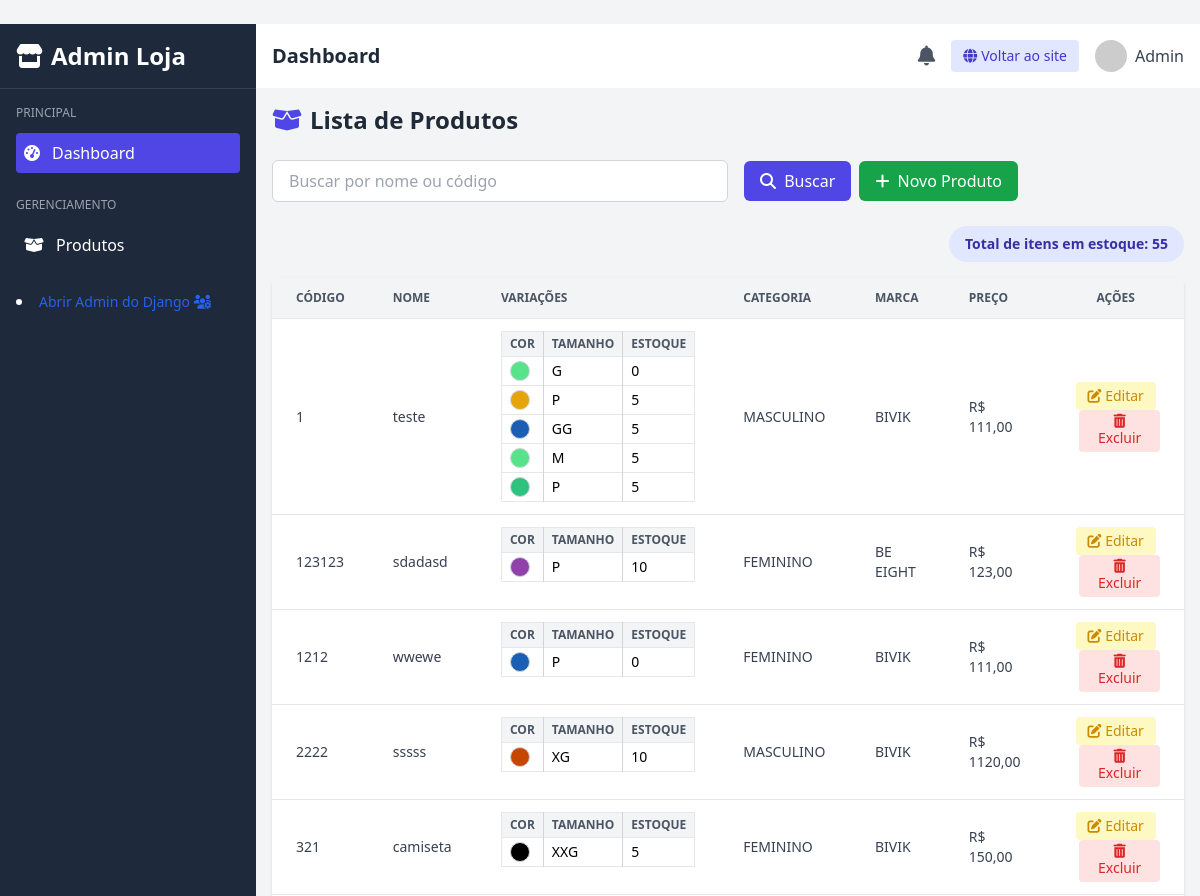
Screenshot of /administracao/produtos/ with the database file from the repository.
### produtos/models.py (models this page shows, shortened)
class Produto(models.Model):
    nome = models.CharField(max_length=200)
    codigo_interno = models.CharField(max_length=50, unique=True)
    descricao = models.TextField(blank=True)
    categoria = models.ForeignKey(
        Categoria, on_delete=models.SET_NULL, null=True, blank=True)
    marca = models.ForeignKey(
        Marca, on_delete=models.SET_NULL, null=True, blank=True)
    imagem_principal = models.ImageField(
        upload_to='produtos/', null=True, blank=True)
    valor_venda = models.DecimalField(max_digits=10, decimal_places=2)
    peso = models.DecimalField(
        max_digits=6, decimal_places=3, help_text="Em kg", default=0.0)
    altura = models.DecimalField(
        max_digits=6, decimal_places=2, help_text="Em cm", default=0.0)
    largura = models.DecimalField(
        max_digits=6, decimal_places=2, help_text="Em cm", default=0.0)
    ncm = models.CharField(max_length=10, blank=True, null=True)
    cest = models.CharField(max_length=10, blank=True, null=True)
    cfop = models.CharField(max_length=10, blank=True, null=True)
    desconto_maximo = models.DecimalField(
        max_digits=5, decimal_places=2, blank=True, null=True,
        help_text="Desconto máximo permitido (%)"
    )
    criado_em = models.DateTimeField(auto_now_add=True)
    atualizado_em = models.DateTimeField(auto_now=True)
    ativo = models.BooleanField(default=True)

class VariacaoProduto(models.Model):
    produto = models.ForeignKey(
        Produto, on_delete=models.CASCADE, related_name='variacoes')
    cor = models.CharField(max_length=7, blank=True)
    tamanho = models.CharField(max_length=3, blank=True)  # Texto livre
    estoque = models.PositiveIntegerField(default=0)
    imagem_cor = models.ImageField(
        upload_to='produtos/variacoes/', blank=True, null=True)

class Categoria(models.Model):
    nome = models.CharField(max_length=100)

class Marca(models.Model):
    nome = models.CharField(max_length=100)

### administracao/views.py (the view)
# urls.py: path('produtos/', views.lista_produtos, name='lista_produtos'),
def lista_produtos(request):
    busca = request.GET.get('q', '')
    produtos = Produto.objects.all()
    if busca:
        produtos = produtos.filter(nome__icontains=busca)
    total_estoque = sum([
        sum([v.estoque for v in produto.variacoes.all()])
        for produto in produtos
    ])
    from django.core.paginator import Paginator
    paginator = Paginator(produtos, 10)
    page = request.GET.get('page')
    produtos_paginados = paginator.get_page(page)
    return render(request, 'administracao/lista_produtos.html', {
        'produtos': produtos_paginados,
        'busca': busca,
        'total_estoque': total_estoque,
    })

### administracao/templates/administracao/lista_produtos.html (shortened to what this page needs)
﻿{% extends 'administracao/base_admin.html' %}
{% block content %}
<h1 class="text-2xl font-bold text-gray-800 mb-6 flex items-center">
    <i class="fas fa-box-open mr-2 text-indigo-600"></i>
    Lista de Produtos
</h1>
<form method="get" class="flex flex-col md:flex-row md:items-center gap-4 mb-6">
    <input type="text" name="q" placeholder="Buscar por nome ou código" value="{{ busca }}"
        class="w-full md:w-1/2 px-4 py-2 border border-gray-300 rounded-md focus:ring-2 focus:ring-indigo-500">
    <div class="flex gap-2">
        <button type="submit"
            class="bg-indigo-600 hover:bg-indigo-700 text-white px-4 py-2 rounded-md font-medium">
            <i class="fas fa-search mr-1"></i> Buscar
        </button>
        <a href="{% url 'administracao:cadastro_produto' %}"
            class="bg-green-600 hover:bg-green-700 text-white px-4 py-2 rounded-md font-medium">
            <i class="fas fa-plus mr-1"></i> Novo Produto
        </a>
    </div>
</form>
<div class="mb-4 text-right">
  <span class="inline-block bg-indigo-100 text-indigo-800 text-sm font-semibold px-4 py-2 rounded-full">
    Total de itens em estoque: {{ total_estoque }}
  </span>
</div>
<div class="overflow-x-auto bg-white shadow rounded-lg">
  <table class="min-w-full text-sm text-left table-auto">
    <thead class="bg-gray-100 text-gray-600 uppercase text-xs">
        <tr>
            <th class="px-6 py-3">Código</th>
            <th class="px-6 py-3">Nome</th>
            <th class="px-6 py-3">Variações</th>
            <th class="px-6 py-3">Categoria</th>
            <th class="px-6 py-3">Marca</th>
            <th class="px-6 py-3">Preço</th>
            <th class="px-6 py-3 text-center">Ações</th>
        </tr>
    </thead>
    <tbody class="text-gray-700">
        {% for produto in produtos %}
        <tr class="border-t hover:bg-gray-50 align-top">
            <td class="px-6 py-3 align-middle">{{ produto.codigo_interno }}</td>
            <td class="px-6 py-3 align-middle">{{ produto.nome }}</td>
            <td class="px-6 py-3">
                {% if produto.variacoes.all %}
                    <table class="min-w-full text-sm text-left border border-gray-200 rounded">
                        <thead class="bg-gray-100 text-gray-600 uppercase text-xs">
                            <tr>
                                <th class="px-2 py-1 border-r border-gray-300">Cor</th>
                                <th class="px-2 py-1 border-r border-gray-300">Tamanho</th>
                                <th class="px-2 py-1">Estoque</th>
                            </tr>
                        </thead>
                        <tbody>
                            {% for var in produto.variacoes.all %}
                            <tr class="border-t border-gray-200 hover:bg-gray-50">
                                <td class="px-2 py-1 border-r border-gray-300">
                                    <span class="inline-block w-5 h-5 rounded-full border border-gray-300" style="background-color: {{ var.cor }};"></span>
                                </td>
                                <td class="px-2 py-1 border-r border-gray-300">{{ var.tamanho|default:"-" }}</td>
                                <td class="px-2 py-1">{{ var.estoque }}</td>
                            </tr>
                            {% endfor %}
                        </tbody>
                    </table>
                {% else %}
                    <span class="italic text-gray-400">Sem variações cadastradas</span>
                {% endif %}
            </td>
            <td class="px-6 py-3 align-middle">{{ produto.categoria.nome }}</td>
            <td class="px-6 py-3 align-middle">{{ produto.marca.nome }}</td>
            <td class="px-6 py-3 align-middle">R$ {{ produto.valor_venda }}</td>
            <td class="px-6 py-3 text-center space-x-2 align-middle">
                <a href="{% url 'administracao:editar_produto' produto.id %}"
                   class="inline-block px-3 py-1 text-sm text-yellow-600 bg-yellow-100 rounded hover:bg-yellow-200">
                   <i class="fas fa-edit"></i> Editar
                </a>
                <a href="{% url 'administracao:excluir_produto' produto.id %}"
                   class="inline-block px-3 py-1 text-sm text-red-600 bg-red-100 rounded hover:bg-red-200"
                   onclick="return confirm('Tem certeza que deseja excluir este produto?');">
                   <i class="fas fa-trash-alt"></i> Excluir
                </a>
            </td>
        </tr>
        {% empty %}
        <tr>
            <td colspan="7" class="px-6 py-4 text-center text-gray-500">Nenhum produto encontrado.</td>
        </tr>
        {% endfor %}
    </tbody>
</table>
</div>
{% endblock %}

### rows the page displays
Produto: codigo_interno "1", nome "teste", categoria.nome "MASCULINO", marca.nome "BIVIK", valor_venda "111,00"
VariacaoProduto: tamanho "G", estoque "0"
VariacaoProduto: tamanho "P", estoque "5"
VariacaoProduto: tamanho "GG", estoque "5"
VariacaoProduto: tamanho "M", estoque "5"
VariacaoProduto: tamanho "P", estoque "5"
Produto: codigo_interno "123123", nome "sdadasd", categoria.nome "FEMININO", marca.nome "BE EIGHT", valor_venda "123,00"
VariacaoProduto: tamanho "P", estoque "10"
Produto: codigo_interno "1212", nome "wwewe", categoria.nome "FEMININO", marca.nome "BIVIK", valor_venda "111,00"
VariacaoProduto: tamanho "P", estoque "0"
Produto: codigo_interno "2222", nome "sssss", categoria.nome "MASCULINO", marca.nome "BIVIK", valor_venda "1120,00"
VariacaoProduto: tamanho "XG", estoque "10"
Produto: codigo_interno "321", nome "camiseta", categoria.nome "FEMININO", marca.nome "BIVIK", valor_venda "150,00"
VariacaoProduto: tamanho "XXG", estoque "5"

### other values shown
{{ total_estoque }} "55"
